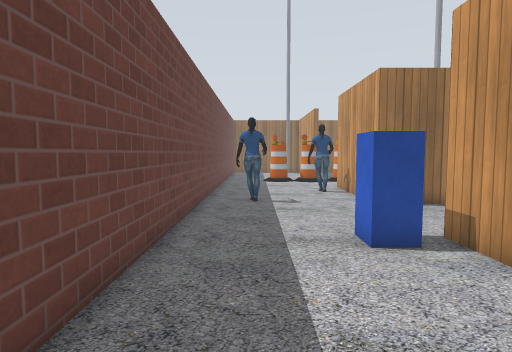
view 1 (above)

21 first-person views from a walk through a world built for the Gazebo simulator. The camera is 0.94 m above the floor, tilts 4° down and sees 75° across. Floor lines are 1 m apart. The floor is counted in squares, 0.5 m on a side. Each view is taken from the middle of a square. On the plan, view 1 faces up. The plan holds only what a view shows up to about 17 squares ahead; the rest is blank. The place goes on beyond the plan. Gazebo's built-in surfaces are drawn with simple patterns. Simple shapes stand in for some stock models.

view 2
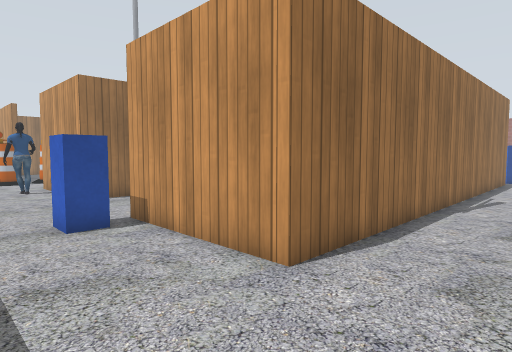

view 3
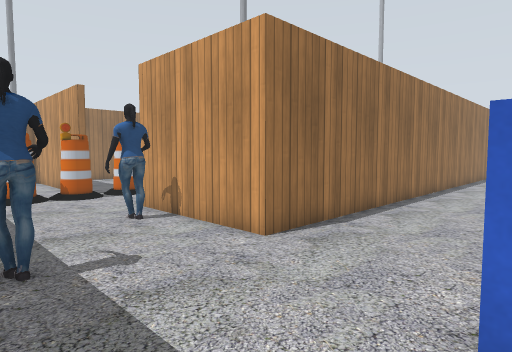

view 4
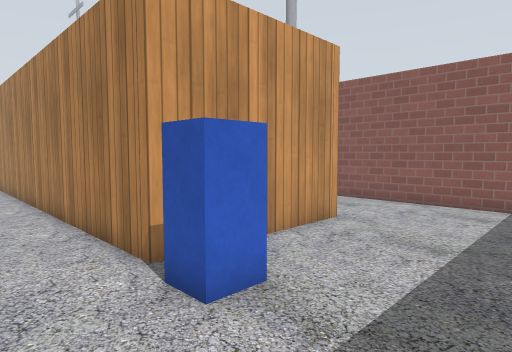

view 5
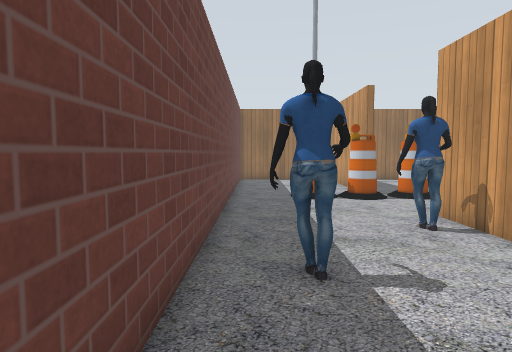

view 6
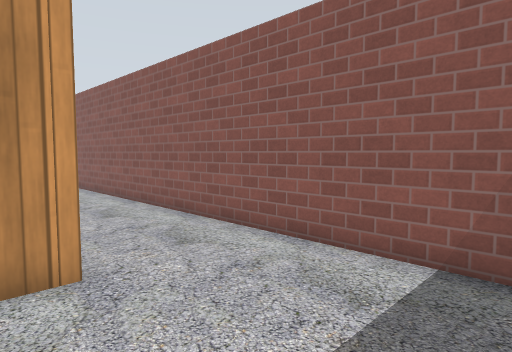

view 7
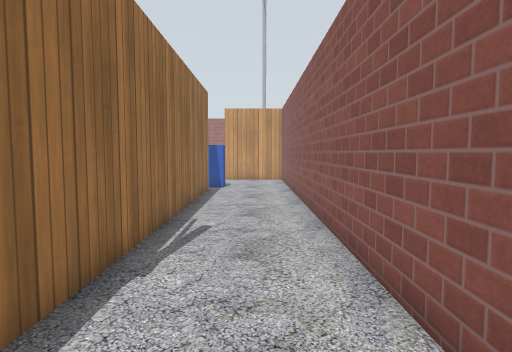

view 8
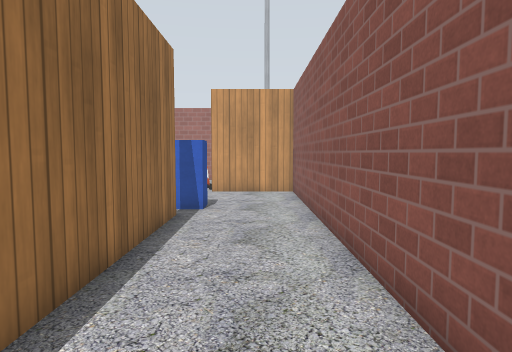

view 9
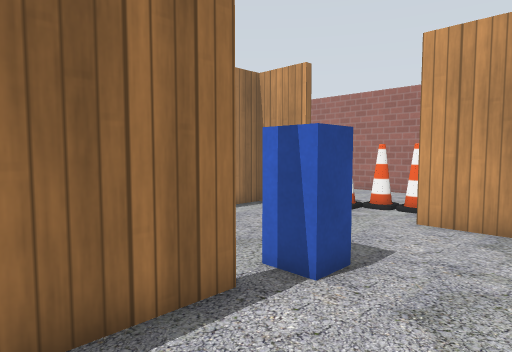

view 10
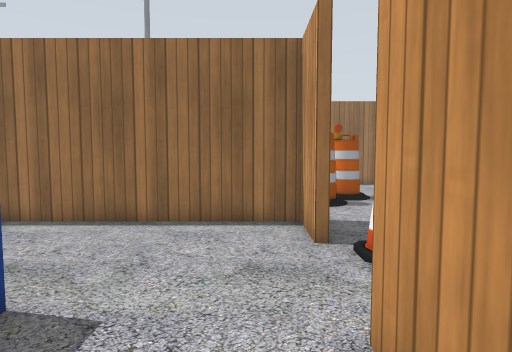

view 11
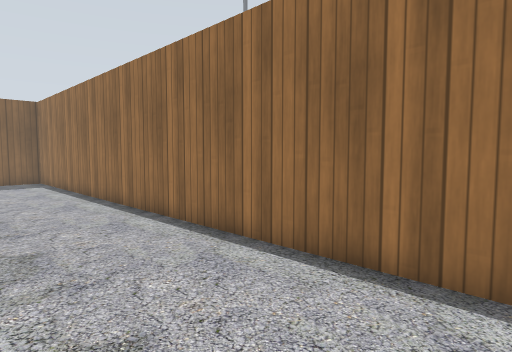

view 12
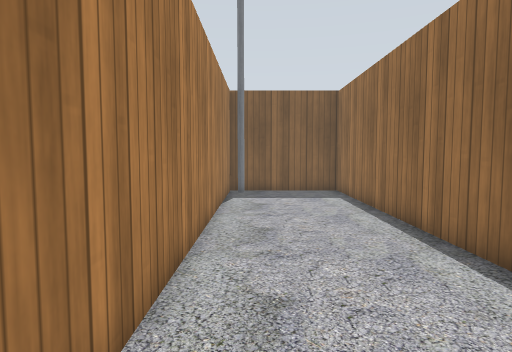

view 13
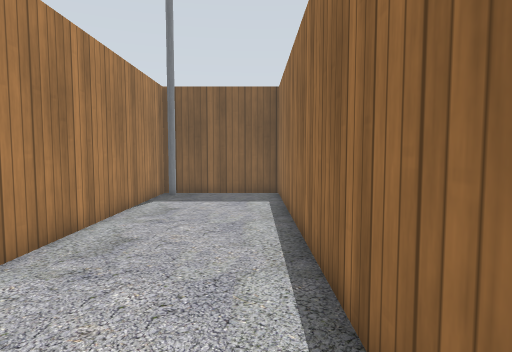

view 14
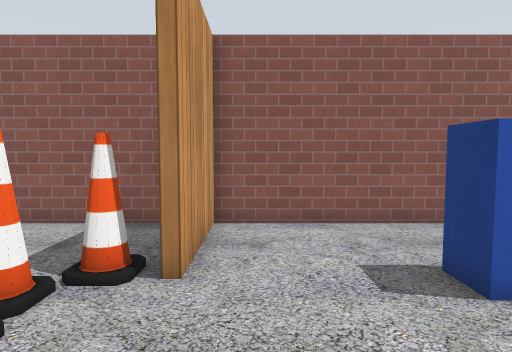

view 15
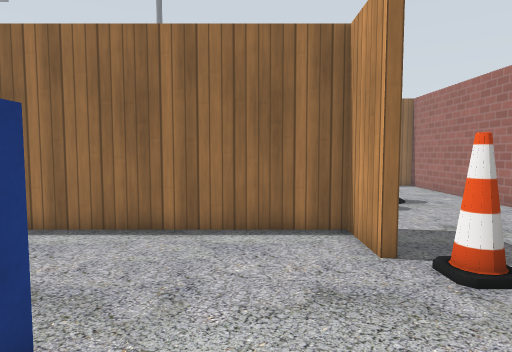

view 16
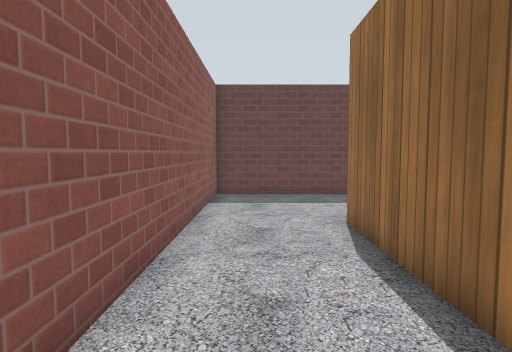

view 17
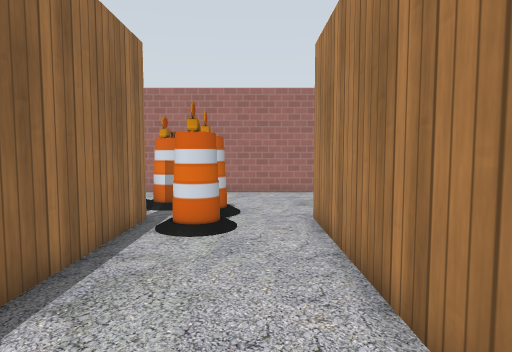

view 18
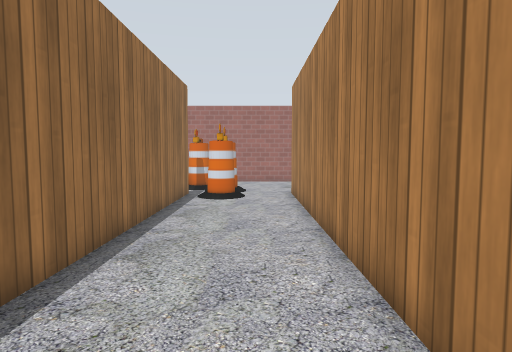

view 19
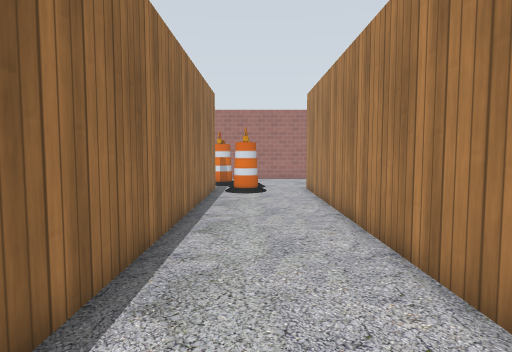

view 20
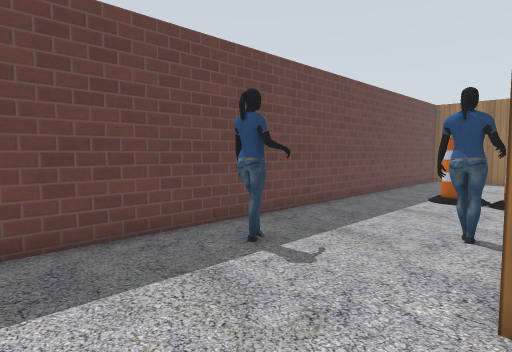

view 21
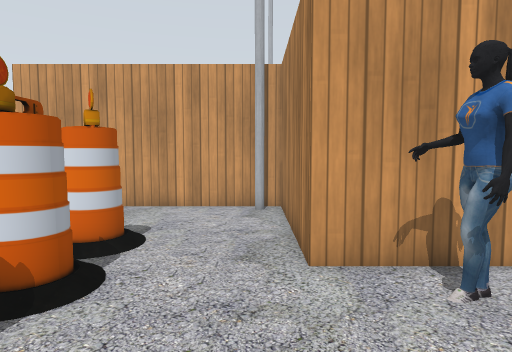

### Floor plan
Points are (right, up) in squares from view 1. A wall is a line through its corners. A room is listed if a view was taken in it or the views show most of it. See-through windows are left out.
Room 1 (views 1, 2, 3, 4, 5, 6, 7, 8, 9, 10, 15, 16, 17, 18, 19, 20, 21)
walls: (24.1, 1.4) (4.2, 1.4) (4.2, 7.3) (30.6, 7.3); (30.6, 4.8) (30.1, 4.8); (30.5, 12.1) (4.4, 12.1) (4.4, 18.1) (10.6, 18.1) (10.6, 22.5); (31.5, -2.8) (34.5, -2.8); (-2.1, 22.5) (-2.1, -2.8) (30.1, -2.8) (30.1, 1.1) (30.5, 1.1)
ways out: opening at (27, 1) to room 2; opening at (30, 3) to room 2; opening at (32.5, 12)
objects: person (-1, 13) to (0, 14); barrel (1, 22) to (2, 22); postbox (2, 6) to (3, 8); person (3, 16) to (4, 17); barrel (3, 22) to (4, 22); barrel (5, 22) to (6, 22); pole (10, 19); postbox (25, 1) to (26, 2); barrel (29, 10) to (30, 11); cone (31, 1) to (32, 1); cone (31, 4) to (32, 4); barrel (31, 10) to (32, 11); cone (32, 2) to (33, 2); cone (32, 3); barrel (32, 11) to (33, 13)
Room 2 (views 11, 12, 13, 14)
walls: (30.1, 4.8) (30.1, 7.1) (4.5, 7.1) (4.5, 1.7) (19.5, 1.7)
ways out: opening at (27, 1) to room 1; opening at (30, 3) to room 1

Positions as (right, up) in squares from view 1, and headings:
1: (0, 0), facing up
2: (0, -2), facing up-right
3: (-1, 7), facing up-right
4: (-1, 10), facing down-right
5: (-1, 8), facing up
6: (-1, 3), facing down-right
7: (7, -1), facing right
8: (14, -1), facing right
9: (21, -2), facing up-right
10: (29, -2), facing up
11: (28, 2), facing up-left
12: (21, 3), facing left
13: (20, 6), facing left
14: (29, 6), facing down
15: (28, -1), facing up
16: (13, -1), facing left
17: (21, 9), facing right
18: (15, 9), facing right
19: (13, 10), facing right
20: (5, 8), facing up-left
21: (-1, 19), facing right
